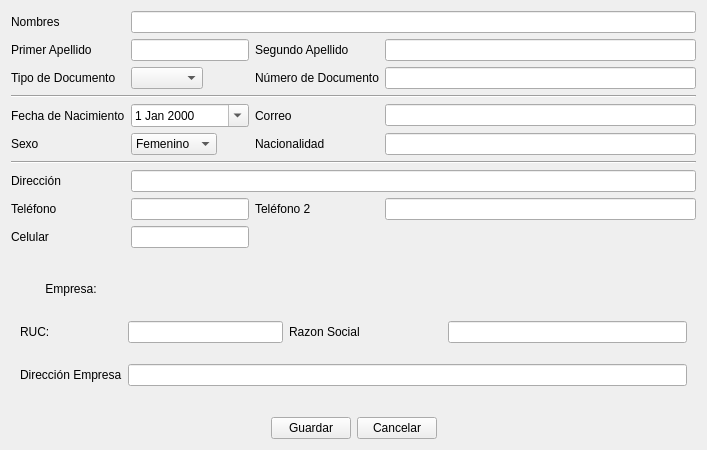
<?xml version="1.0" encoding="UTF-8"?>
<ui version="4.0">
 <class>ui_cliente_datos</class>
 <widget class="QWidget" name="ui_cliente_datos">
  <property name="geometry">
   <rect>
    <x>0</x>
    <y>0</y>
    <width>707</width>
    <height>450</height>
   </rect>
  </property>
  <property name="sizePolicy">
   <sizepolicy hsizetype="Preferred" vsizetype="Preferred">
    <horstretch>0</horstretch>
    <verstretch>0</verstretch>
   </sizepolicy>
  </property>
  <property name="windowTitle">
   <string>Cliente</string>
  </property>
  <layout class="QGridLayout" name="gridLayout_3">
   <item row="0" column="0">
    <layout class="QGridLayout" name="gridLayout_2">
     <item row="0" column="0">
      <layout class="QGridLayout" name="gridLayout_4">
       <item row="5" column="1" colspan="2">
        <widget class="QComboBox" name="comboBox_sexo">
         <property name="sizePolicy">
          <sizepolicy hsizetype="Fixed" vsizetype="Fixed">
           <horstretch>0</horstretch>
           <verstretch>0</verstretch>
          </sizepolicy>
         </property>
         <item>
          <property name="text">
           <string>Femenino</string>
          </property>
         </item>
         <item>
          <property name="text">
           <string>Masculino</string>
          </property>
         </item>
        </widget>
       </item>
       <item row="1" column="0">
        <widget class="QLabel" name="label_21">
         <property name="text">
          <string>Primer Apellido</string>
         </property>
        </widget>
       </item>
       <item row="8" column="0">
        <widget class="QLabel" name="label_22">
         <property name="text">
          <string>Teléfono</string>
         </property>
        </widget>
       </item>
       <item row="0" column="0">
        <widget class="QLabel" name="label_25">
         <property name="text">
          <string>Nombres</string>
         </property>
        </widget>
       </item>
       <item row="2" column="1">
        <widget class="MyComboBox" name="comboBox_tipoDoc"/>
       </item>
       <item row="4" column="3">
        <widget class="QLabel" name="label_2">
         <property name="text">
          <string>Correo</string>
         </property>
        </widget>
       </item>
       <item row="4" column="4">
        <widget class="QLineEdit" name="lineEdit_correo"/>
       </item>
       <item row="1" column="1" colspan="2">
        <widget class="QLineEdit" name="lineEdit_primerApellido"/>
       </item>
       <item row="9" column="0">
        <widget class="QLabel" name="label">
         <property name="text">
          <string>Celular</string>
         </property>
        </widget>
       </item>
       <item row="8" column="3">
        <widget class="QLabel" name="label_3">
         <property name="text">
          <string>Teléfono 2</string>
         </property>
        </widget>
       </item>
       <item row="6" column="0" colspan="5">
        <widget class="Line" name="line_2">
         <property name="orientation">
          <enum>Qt::Horizontal</enum>
         </property>
        </widget>
       </item>
       <item row="5" column="3">
        <widget class="QLabel" name="label_4">
         <property name="text">
          <string>Nacionalidad</string>
         </property>
        </widget>
       </item>
       <item row="0" column="1" colspan="4">
        <widget class="QLineEdit" name="lineEdit_nombres">
         <property name="focusPolicy">
          <enum>Qt::StrongFocus</enum>
         </property>
         <property name="contextMenuPolicy">
          <enum>Qt::DefaultContextMenu</enum>
         </property>
        </widget>
       </item>
       <item row="2" column="3">
        <widget class="QLabel" name="label_16">
         <property name="text">
          <string>Número de Documento</string>
         </property>
        </widget>
       </item>
       <item row="4" column="1" colspan="2">
        <widget class="QDateEdit" name="dateEdit">
         <property name="sizePolicy">
          <sizepolicy hsizetype="Expanding" vsizetype="Fixed">
           <horstretch>0</horstretch>
           <verstretch>0</verstretch>
          </sizepolicy>
         </property>
         <property name="calendarPopup">
          <bool>true</bool>
         </property>
        </widget>
       </item>
       <item row="7" column="1" colspan="4">
        <widget class="QLineEdit" name="lineEdit_direccion"/>
       </item>
       <item row="2" column="2">
        <widget class="QPushButton" name="pushButton_xDocumento">
         <property name="sizePolicy">
          <sizepolicy hsizetype="Fixed" vsizetype="Fixed">
           <horstretch>0</horstretch>
           <verstretch>0</verstretch>
          </sizepolicy>
         </property>
         <property name="text">
          <string/>
         </property>
         <property name="icon">
          <iconset resource="../Icons/Icons.qrc">
           <normaloff>:/Icons/1349716373_monotone_close_exit_delete_small.png</normaloff>:/Icons/1349716373_monotone_close_exit_delete_small.png</iconset>
         </property>
         <property name="flat">
          <bool>true</bool>
         </property>
        </widget>
       </item>
       <item row="1" column="3">
        <widget class="QLabel" name="label_29">
         <property name="text">
          <string>Segundo Apellido</string>
         </property>
        </widget>
       </item>
       <item row="2" column="4">
        <widget class="QLineEdit" name="lineEdit_nroDoc"/>
       </item>
       <item row="3" column="0" colspan="5">
        <widget class="Line" name="line">
         <property name="orientation">
          <enum>Qt::Horizontal</enum>
         </property>
        </widget>
       </item>
       <item row="4" column="0">
        <widget class="QLabel" name="label_28">
         <property name="text">
          <string>Fecha de Nacimiento</string>
         </property>
        </widget>
       </item>
       <item row="1" column="4">
        <widget class="QLineEdit" name="lineEdit_segundoApellido"/>
       </item>
       <item row="7" column="0">
        <widget class="QLabel" name="label_19">
         <property name="text">
          <string>Dirección</string>
         </property>
        </widget>
       </item>
       <item row="5" column="4">
        <widget class="QLineEdit" name="lineEdit_nacionalidad"/>
       </item>
       <item row="8" column="4">
        <widget class="QLineEdit" name="lineEdit_telefono2"/>
       </item>
       <item row="2" column="0">
        <widget class="QLabel" name="label_24">
         <property name="text">
          <string>Tipo de Documento</string>
         </property>
        </widget>
       </item>
       <item row="8" column="1" colspan="2">
        <widget class="QLineEdit" name="lineEdit_telefono"/>
       </item>
       <item row="5" column="0">
        <widget class="QLabel" name="label_17">
         <property name="text">
          <string>Sexo</string>
         </property>
        </widget>
       </item>
       <item row="9" column="1" colspan="2">
        <widget class="QLineEdit" name="celular"/>
       </item>
       <item row="11" column="0" colspan="5">
        <widget class="QFrame" name="gridFrame">
         <layout class="QGridLayout" name="gridLayout_5">
          <item row="1" column="0">
           <widget class="QLabel" name="label_6">
            <property name="text">
             <string>RUC:</string>
            </property>
           </widget>
          </item>
          <item row="2" column="1" colspan="3">
           <widget class="QLineEdit" name="lineEdit_direccionEmpresa">
            <property name="maximumSize">
             <size>
              <width>99999</width>
              <height>16777215</height>
             </size>
            </property>
           </widget>
          </item>
          <item row="2" column="0">
           <widget class="QLabel" name="label_8">
            <property name="text">
             <string>Dirección Empresa</string>
            </property>
           </widget>
          </item>
          <item row="1" column="2">
           <widget class="QLabel" name="label_7">
            <property name="minimumSize">
             <size>
              <width>153</width>
              <height>0</height>
             </size>
            </property>
            <property name="text">
             <string>Razon Social</string>
            </property>
           </widget>
          </item>
          <item row="1" column="3">
           <widget class="QLineEdit" name="lineEdit_razonSocial"/>
          </item>
          <item row="1" column="1">
           <widget class="QLineEdit" name="lineEdit_ruc">
            <property name="maximumSize">
             <size>
              <width>155</width>
              <height>16777215</height>
             </size>
            </property>
           </widget>
          </item>
          <item row="0" column="0">
           <widget class="QPushButton" name="pushButton">
            <property name="text">
             <string>Empresa:</string>
            </property>
            <property name="shortcut">
             <string>Ctrl++</string>
            </property>
            <property name="checkable">
             <bool>false</bool>
            </property>
            <property name="flat">
             <bool>true</bool>
            </property>
           </widget>
          </item>
         </layout>
        </widget>
       </item>
      </layout>
     </item>
     <item row="2" column="0">
      <layout class="QGridLayout" name="gridLayout">
       <item row="0" column="0">
        <spacer name="horizontalSpacer">
         <property name="orientation">
          <enum>Qt::Horizontal</enum>
         </property>
         <property name="sizeHint" stdset="0">
          <size>
           <width>40</width>
           <height>20</height>
          </size>
         </property>
        </spacer>
       </item>
       <item row="0" column="1">
        <widget class="QPushButton" name="pushButton_Aceptar">
         <property name="text">
          <string>Guardar</string>
         </property>
         <property name="shortcut">
          <string>Ctrl+G</string>
         </property>
        </widget>
       </item>
       <item row="0" column="2">
        <widget class="QPushButton" name="pushButton_Cancelar">
         <property name="text">
          <string>Cancelar</string>
         </property>
         <property name="shortcut">
          <string>Esc</string>
         </property>
        </widget>
       </item>
       <item row="0" column="3">
        <spacer name="horizontalSpacer_2">
         <property name="orientation">
          <enum>Qt::Horizontal</enum>
         </property>
         <property name="sizeHint" stdset="0">
          <size>
           <width>40</width>
           <height>20</height>
          </size>
         </property>
        </spacer>
       </item>
      </layout>
     </item>
    </layout>
   </item>
  </layout>
 </widget>
 <customwidgets>
  <customwidget>
   <class>MyComboBox</class>
   <extends>QComboBox</extends>
   <header location="global">mycombobox.h</header>
   <slots>
    <slot>Eliminar_Item()</slot>
   </slots>
  </customwidget>
 </customwidgets>
 <tabstops>
  <tabstop>lineEdit_nombres</tabstop>
  <tabstop>lineEdit_primerApellido</tabstop>
  <tabstop>lineEdit_segundoApellido</tabstop>
  <tabstop>comboBox_tipoDoc</tabstop>
  <tabstop>pushButton_xDocumento</tabstop>
  <tabstop>lineEdit_nroDoc</tabstop>
  <tabstop>dateEdit</tabstop>
  <tabstop>lineEdit_correo</tabstop>
  <tabstop>comboBox_sexo</tabstop>
  <tabstop>lineEdit_nacionalidad</tabstop>
  <tabstop>lineEdit_direccion</tabstop>
  <tabstop>lineEdit_telefono</tabstop>
  <tabstop>lineEdit_telefono2</tabstop>
  <tabstop>celular</tabstop>
  <tabstop>pushButton</tabstop>
  <tabstop>lineEdit_ruc</tabstop>
  <tabstop>lineEdit_razonSocial</tabstop>
  <tabstop>lineEdit_direccionEmpresa</tabstop>
  <tabstop>pushButton_Aceptar</tabstop>
  <tabstop>pushButton_Cancelar</tabstop>
 </tabstops>
 <resources>
  <include location="../Icons/Icons.qrc"/>
 </resources>
 <connections/>
</ui>
